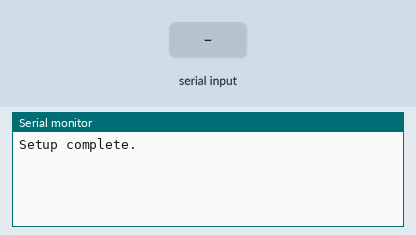
Simulated run of this sketch. Board: ESP32. Parts: the last lines printed to the serial monitor. The test bench sets the inputs (shaded band).

Above: at 6.8 s.
6.9 s: "1" received over the second serial link
At 9.5 s:
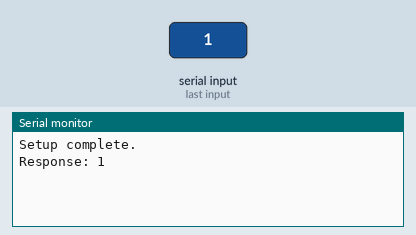
10.8 s: "0" received over the second serial link
At 13.0 s:
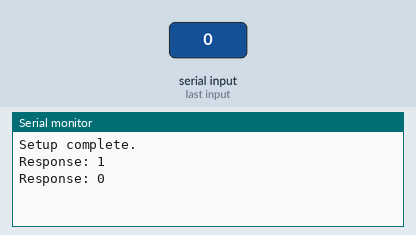
14.7 s: "2" received over the second serial link
At 16.5 s:
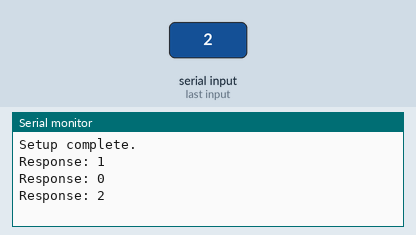

Measured:
- after the input at 6.9 s, the serial monitor: prints a new line after 2.1 s (image 1)
- after the input at 10.8 s, the serial monitor: prints a new line after 1.2 s (image 2)
- after the input at 14.7 s, the serial monitor: prints a new line after 0.30 s (image 3)

The sketch:

HapticsLabs_UART.ino
```cpp
#include <HardwareSerial.h>
#include <Arduino.h>

const char* startCommand = "startTrack(\"Simple pattern\");";
const char* stopCommand = "stop();";

void setup() {
  Serial.begin(9600);
  while (!Serial) {
    delay(10);
    Serial.println("Waiting for Serial1 Connection");
  }

  Serial1.begin(9600, SERIAL_8N1, 18, 17);  // Adjust pins as per your hardware setup
  // Wait for serial connection to be established
  while (!Serial1) {
    delay(10);
    Serial.println("Waiting for Serial1 Connection");
  }

  Serial.println("Setup complete.");
}

void loop() {
  // Send start command
  sendCommand(startCommand);
  delay(3000); // Delay before sending the stop command
  // Send stop command
  //sendCommand(stopCommand);
  //delay(3000); // Delay before repeating the process
}

void sendCommand(const char* command) {
  // Send the command over UART
  Serial1.print(command);

  // Read and handle the response if needed
  while (Serial1.available() > 0) {
    char response = Serial1.read();
    Serial.print("Response: ");
    Serial.println(response); // Print response to Serial Monitor
    // Handle the response as needed
  }
}
```
